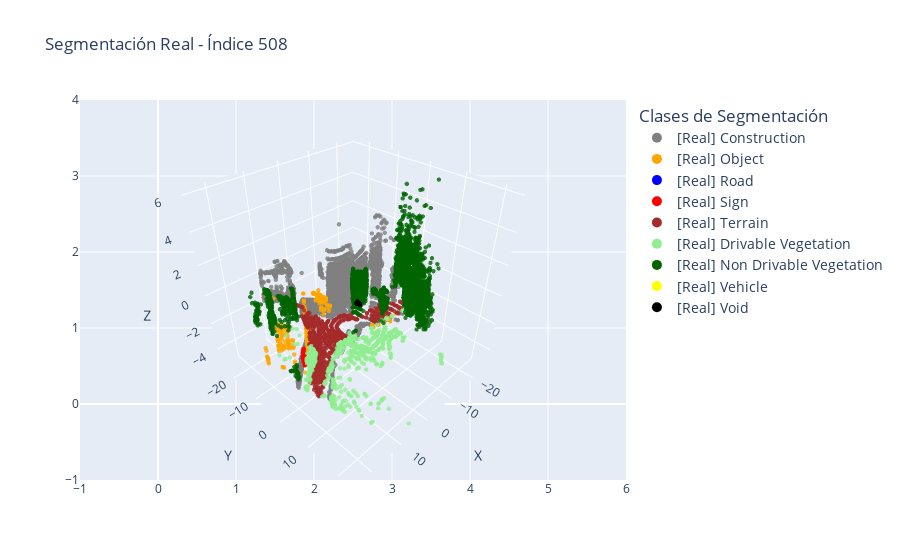
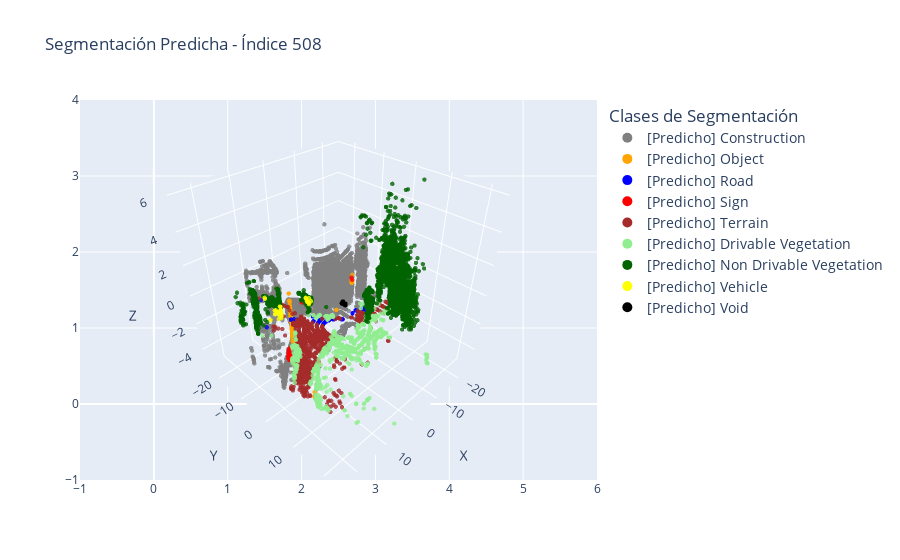

The code cell stored with these charts, in order, in its notebook:
### Code cell
visualizar_comparacion_segmentacion(all_points, all_labels, all_preds, indice=508)

### Figure 1 — Plotly figure (JSON) as saved in the notebook; plotly's stock layout.template omitted (floating-point values rounded to 4 significant figures; data arrays with more than 128 entries replaced by an {"elided": "..."} marker saying what was removed)
{"data": [{"marker": {"color": "gray", "opacity": 0.8, "size": 1.5}, "mode": "markers", "name": "[Real] Construction", "showlegend": false, "type": "scatter3d", "x": {"elided": "8108 float values"}, "y": {"elided": "8108 float values"}, "z": {"elided": "8108 float values"}}, {"marker": {"color": "orange", "opacity": 0.8, "size": 1.5}, "mode": "markers", "name": "[Real] Object", "showlegend": false, "type": "scatter3d", "x": {"elided": "438 float values"}, "y": {"elided": "438 float values"}, "z": {"elided": "438 float values"}}, {"marker": {"color": "red", "opacity": 0.8, "size": 1.5}, "mode": "markers", "name": "[Real] Sign", "showlegend": false, "type": "scatter3d", "x": [21.86, 21.82, 21.86, 21.81, 21.79, 21.85, 21.86, 21.95, 21.84, 21.84, 21.78, 21.9, 21.85, 21.89, 21.77, 21.78, 21.87, 21.84, 21.76, 21.76, 21.84, 21.86, 21.87, 21.83, 21.98, 21.92, 21.99, 21.81, 21.8, 21.9, 21.83, 21.85, 21.89, 21.96], "y": [6.214, 6.256, 6.062, 6.266, 6.488, 6.039, 6.039, 6.502, 6.578, 6.284, 6.258, 5.812, 6.417, 5.944, 6.221, 6.312, 6.396, 6.489, 5.938, 6.036, 6.217, 6.203, 5.876, 6.553, 6.369, 6.328, 6.354, 6.553, 6.461, 5.823, 6.125, 6.295, 5.873, 6.468], "z": [0.1705, -0.1347, 0.1267, -0.04752, -0.003979, 0.03956, -0.2653, -0.6635, -0.223, 0.0833, 0.3006, -0.2215, -0.3537, -0.5267, 0.3438, -0.003969, -0.3978, -0.2226, -0.4371, -0.5677, -0.09115, 0.08328, -0.1778, -0.2665, -0.7072, -0.4421, -0.6633, -0.3976, -0.1786, -0.352, -0.3958, -0.266, -0.3085, -0.6195]}, {"marker": {"color": "brown", "opacity": 0.8, "size": 1.5}, "mode": "markers", "name": "[Real] Terrain", "showlegend": false, "type": "scatter3d", "x": {"elided": "943 float values"}, "y": {"elided": "943 float values"}, "z": {"elided": "943 float values"}}, {"marker": {"color": "lightgreen", "opacity": 0.8, "size": 1.5}, "mode": "markers", "name": "[Real] Drivable Vegetation", "showlegend": false, "type": "scatter3d", "x": {"elided": "758 float values"}, "y": {"elided": "758 float values"}, "z": {"elided": "758 float values"}}, {"marker": {"color": "darkgreen", "opacity": 0.8, "size": 1.5}, "mode": "markers", "name": "[Real] Non Drivable Vegetation", "showlegend": false, "type": "scatter3d", "x": {"elided": "6052 float values"}, "y": {"elided": "6052 float values"}, "z": {"elided": "6052 float values"}}, {"marker": {"color": "black", "opacity": 0.8, "size": 1.5}, "mode": "markers", "name": "[Real] Void", "showlegend": false, "type": "scatter3d", "x": [-1.027, -1.201, -1.298, -1.082, -1.144, -1.063, -1.16, -1.08, -1.101, -1.128, -1.185, -1.15, -1.17, -1.179, -1.172, -1.077, -1.091, -1.355, -1.116, -1.159, -1.248, -1.169, -1.11, -1.116, -1.165, -1.116, -1.135, -1.051, -1.045, -1.198, -1.097, -1.162, -1.109, -1.142, -1.053, -1.17, -1.229, -1.12, -1.042, -1.203, -1.171, -1.202, -1.1, -1.058, -1.157, -1.192, -1.119, -1.333, -1.138, -1.149, -1.222], "y": [-0.585, 0.4079, 0.4318, -0.2542, -0.318, -0.2104, -0.1297, 0.5238, -0.4951, -0.4106, -0.04509, 0.2582, 0.2673, 0.1534, 0.2229, -0.1873, -0.3263, 0.3747, 0.356, 0.2471, -0.5873, 0.2716, -0.1487, -0.1288, 0.3299, -0.3057, -0.5665, -0.2648, -0.3001, 0.1735, 0.5125, 0.05624, -0.5036, 0.2742, -0.605, 0.04801, -0.02895, -0.2245, -0.5884, 0.1383, 0.3597, 0.4279, -0.208, -0.2502, 0.2244, 0.3422, -0.4028, 0.3952, -0.2942, 0.0387, 0.08611], "z": [-0.5511, -0.5917, -0.4866, -0.3955, -0.4223, -0.5055, -0.5443, -0.5595, -0.5629, -0.5595, -0.5528, -0.5494, -0.5595, -0.5545, -0.5562, -0.3888, -0.5308, -0.5001, -0.546, -0.5528, -0.4907, -0.5595, -0.5224, -0.524, -0.5646, -0.4116, -0.5917, -0.5055, -0.5071, -0.5646, -0.5646, -0.5426, -0.568, -0.5477, -0.5663, -0.546, -0.5731, -0.4062, -0.5579, -0.5646, -0.5714, -0.595, -0.3982, -0.5071, -0.5494, -0.5781, -0.5545, -0.4947, -0.4183, -0.5359, -0.5714]}, {"marker": {"color": "gray", "size": 10}, "mode": "markers", "name": "[Real] Construction", "showlegend": true, "type": "scatter", "x": [null], "y": [null]}, {"marker": {"color": "orange", "size": 10}, "mode": "markers", "name": "[Real] Object", "showlegend": true, "type": "scatter", "x": [null], "y": [null]}, {"marker": {"color": "blue", "size": 10}, "mode": "markers", "name": "[Real] Road", "showlegend": true, "type": "scatter", "x": [null], "y": [null]}, {"marker": {"color": "red", "size": 10}, "mode": "markers", "name": "[Real] Sign", "showlegend": true, "type": "scatter", "x": [null], "y": [null]}, {"marker": {"color": "brown", "size": 10}, "mode": "markers", "name": "[Real] Terrain", "showlegend": true, "type": "scatter", "x": [null], "y": [null]}, {"marker": {"color": "lightgreen", "size": 10}, "mode": "markers", "name": "[Real] Drivable Vegetation", "showlegend": true, "type": "scatter", "x": [null], "y": [null]}, {"marker": {"color": "darkgreen", "size": 10}, "mode": "markers", "name": "[Real] Non Drivable Vegetation", "showlegend": true, "type": "scatter", "x": [null], "y": [null]}, {"marker": {"color": "yellow", "size": 10}, "mode": "markers", "name": "[Real] Vehicle", "showlegend": true, "type": "scatter", "x": [null], "y": [null]}, {"marker": {"color": "black", "size": 10}, "mode": "markers", "name": "[Real] Void", "showlegend": true, "type": "scatter", "x": [null], "y": [null]}], "layout": {"legend": {"font": {"size": 14}, "title": {"text": "Clases de Segmentación"}}, "scene": {"xaxis": {"title": {"text": "X"}}, "yaxis": {"title": {"text": "Y"}}, "zaxis": {"title": {"text": "Z"}}}, "title": {"text": "Segmentación Real - Índice 508"}}}

### Figure 2 — Plotly figure (JSON) as saved in the notebook; plotly's stock layout.template omitted (floating-point values rounded to 4 significant figures; data arrays with more than 128 entries replaced by an {"elided": "..."} marker saying what was removed)
{"data": [{"marker": {"color": "gray", "opacity": 0.8, "size": 1.5}, "mode": "markers", "name": "[Predicho] Construction", "showlegend": false, "type": "scatter3d", "x": {"elided": "10120 float values"}, "y": {"elided": "10120 float values"}, "z": {"elided": "10120 float values"}}, {"marker": {"color": "orange", "opacity": 0.8, "size": 1.5}, "mode": "markers", "name": "[Predicho] Object", "showlegend": false, "type": "scatter3d", "x": [15.35, 16.02, -9.934, -9.877, -9.86, 15.98, 15.38, 15.98, 16.03, 10.17, 10.19, 16.0, 10.23, 16.06, -9.952, 15.34, 15.85, 14.99, -9.878, 15.85, 15.86, 10.25, 15.87, 10.17, -9.872, 10.31, 15.93, 10.29, 10.22, 10.26, -9.844, 10.18, 15.9, -9.858, -9.933, 15.96, 21.07, 16.04, 6.327, 15.89, 16.02, 16.0, 15.82, 15.95, 10.22, 15.98, 10.15, 10.67, 10.22, 10.29, 15.96, -9.874, 15.28, 15.87, 21.12, 16.0, 20.98, 10.27, 16.01, 10.26, 15.96, 16.01, 21.06, -2.396, 16.0, 10.25, -9.975, 16.05, 16.08, 15.91, -9.875, 15.91, -9.838, -9.974, 10.33, 10.21, 16.02, 16.09, -9.941, 15.9, 16.08, 16.01, 15.98, -2.413, 15.85, 15.94, 10.24, 20.99, 10.16, 10.17, 15.93, 15.96, 21.07, 15.97, 10.27, 16.08, 16.09, 15.96, 16.06, 16.03, 15.43, 15.97, 6.245], "y": [-0.571, 0.316, -5.338, -5.361, -5.365, 0.1841, -0.5103, 0.1757, 0.3441, -11.13, -11.16, 0.2514, -11.03, 0.4066, -5.312, -0.5302, 0.05808, 7.778, -5.365, 0.03596, 3.883e-15, -10.99, 0.07202, -11.31, -5.432, -11.27, 0.1279, -11.33, -11.15, -11.25, -5.43, -11.21, -0.0444, -5.428, -5.302, 0.00557, 12.76, 0.238, 4.547, 0.04714, 0.2573, 0.2569, -0.05797, 0.08909, -11.1, 0.09483, -11.15, -11.16, -11.06, -10.93, 0.2563, -5.419, -0.6003, 3.888e-15, 12.79, 0.2262, 12.79, -11.1, 0.2654, -10.98, 0.2116, 0.257, 12.75, -3.795, 0.2123, -11.02, -5.333, 0.2858, 0.4041, 0.1527, -5.435, 0.0361, -5.478, -5.312, -11.32, -11.26, 0.2965, 0.4045, -5.346, -0.008324, 0.2863, 0.2851, 0.304, -3.852, 0.01383, 0.1308, -11.06, 12.8, -11.28, -11.28, 0.0139, 0.1977, 12.72, 0.1756, -11.12, 0.3901, 0.4072, 0.1477, 0.3701, 0.3469, -0.4767, 0.237, 4.75], "z": [1.239, -0.3105, -0.5002, -0.6283, -0.6492, 0.7957, 1.463, 1.103, -0.09513, -0.5238, -0.496, -0.2179, -0.5227, -0.9293, -0.5873, 1.54, 1.186, -1.433, -0.5852, 1.59, 1.34, -0.58, 1.249, -0.2071, -0.4348, 0.08534, 0.7012, 0.08545, -0.3222, 0.2604, -0.5636, -0.3808, 1.693, -0.5642, -0.06682, 1.04, -1.805, -0.3725, -1.422, 1.128, 0.4281, 0.6735, 2.105, 0.8248, -0.5242, 0.4882, -0.5529, 0.5607, -0.03154, -0.4351, 0.9175, -0.543, 0.879, 2.112, -1.952, 0.1508, -2.038, -0.3512, 0.5814, -0.5221, 0.4875, -0.06426, -1.566, -1.597, -0.002801, -0.5517, -0.5453, -0.5888, -0.5897, 0.7309, -0.6736, 1.221, -0.5212, -0.5013, 0.02675, -0.2069, 0.1203, -0.838, -0.4573, 1.313, -0.8372, 0.6432, 0.3962, -1.617, 1.688, 0.4565, -0.2052, -1.658, -0.44, -0.4694, 1.008, 0.9173, -1.898, 0.8565, -0.08979, -0.4969, -0.683, 1.072, -0.1879, 0.05876, 1.549, 0.611, -1.432]}, {"marker": {"color": "blue", "opacity": 0.8, "size": 1.5}, "mode": "markers", "name": "[Predicho] Road", "showlegend": false, "type": "scatter3d", "x": [-9.87, 0.3566, 1.814, -10.14, 2.529, 1.007, 0.6468, 3.172, -10.17, 2.979, 2.32, 0.7676, 3.234, 8.204, 0.4444, 3.526, 6.927, 1.333, -12.92, -2.336, -9.933, -9.92, -2.1, 8.303, 1.238, -0.8478, 14.32, 0.8364, 1.599, 2.386, 1.897, 0.9254, 8.333, 1.931, 1.517, 0.9941, -4.204, 1.516, 3.195, 2.822, -2.074, 2.27, 1.535, 1.824, 7.526, 3.362, 8.311, 0.6076, 1.158, -3.889, 1.257, 0.5866, 8.538, -12.78, -4.051, 2.038, -2.357, -13.07, 2.771, -12.96, 3.115, 1.433, 3.215, -7.969, 1.049, -0.7941, 0.5246, 1.872, -13.24, 1.358, -4.175, 1.217, 0.7246, -4.161, 3.018, 1.036, -2.623, 1.96, 2.585, 2.356, -10.01, -8.026, 3.336, -9.823], "y": [-3.714, -4.721, -4.404, -3.478, -5.569, -4.697, -4.796, -5.423, -3.449, -7.019, -4.235, -6.269, -6.622, -8.703, -6.308, -6.537, -8.696, -6.79, -3.581, -4.595, -3.655, -3.691, -4.712, -21.88, -6.148, -4.934, -11.89, -4.748, -5.982, -5.632, -5.866, -4.743, -9.402, -4.366, -6.026, -4.725, -3.246, -6.677, -6.662, -5.405, -4.7, -4.295, -6.006, -4.381, -9.244, -6.575, -8.622, -6.31, -4.647, -3.59, -4.61, -6.323, -9.216, -3.794, -3.473, -4.345, -4.593, -3.265, -7.179, -3.439, -6.683, -6.07, -5.362, -3.149, -6.945, -4.947, -4.829, -5.863, -3.101, -6.785, -3.248, -6.159, -6.301, -3.312, -6.968, -6.189, -4.45, -4.346, -5.531, -4.228, -3.599, -3.205, -6.584, -3.737], "z": [-2.544, -2.208, -2.221, -2.586, -2.176, -2.24, -2.257, -2.235, -2.59, -1.84, -2.252, -2.247, -2.119, -1.756, -2.25, -2.136, -1.809, -1.99, -2.787, -2.404, -2.554, -2.554, -2.406, -1.805, -2.231, -2.335, -1.831, -2.248, -2.203, -2.176, -2.193, -2.253, -1.687, -2.226, -2.211, -2.252, -2.477, -1.969, -2.125, -2.169, -2.395, -2.265, -2.205, -2.213, -1.75, -2.123, -1.758, -2.255, -2.233, -2.468, -2.228, -2.259, -1.687, -2.772, -2.488, -2.238, -2.407, -2.801, -1.857, -2.787, -2.12, -2.219, -2.224, -2.464, -2.02, -2.336, -2.265, -2.189, -2.827, -1.99, -2.466, -2.233, -2.256, -2.48, -1.832, -2.232, -2.409, -2.223, -2.172, -2.257, -2.566, -2.485, -2.122, -2.536]}, {"marker": {"color": "red", "opacity": 0.8, "size": 1.5}, "mode": "markers", "name": "[Predicho] Sign", "showlegend": false, "type": "scatter3d", "x": [21.86, -7.523, 21.82, 21.86, 21.81, 21.79, 21.85, 21.86, 21.84, 21.78, 21.9, 21.85, 21.77, 21.78, 21.84, 21.76, 21.84, 21.86, 21.87, 4.812, 21.83, -9.952, 21.8, 21.9, 21.85, 21.89], "y": [6.214, -3.414, 6.256, 6.062, 6.266, 6.488, 6.039, 6.039, 6.284, 6.258, 5.812, 6.417, 6.221, 6.312, 6.489, 5.938, 6.217, 6.203, 5.876, -9.062, 6.553, -5.334, 6.461, 5.823, 6.295, 5.873], "z": [0.1705, 0.1889, -0.1347, 0.1267, -0.04752, -0.003979, 0.03956, -0.2653, 0.0833, 0.3006, -0.2215, -0.3537, 0.3438, -0.003969, -0.2226, -0.4371, -0.09115, 0.08328, -0.1778, -0.8508, -0.2665, -0.4358, -0.1786, -0.352, -0.266, -0.3085]}, {"marker": {"color": "brown", "opacity": 0.8, "size": 1.5}, "mode": "markers", "name": "[Predicho] Terrain", "showlegend": false, "type": "scatter3d", "x": {"elided": "923 float values"}, "y": {"elided": "923 float values"}, "z": {"elided": "923 float values"}}, {"marker": {"color": "lightgreen", "opacity": 0.8, "size": 1.5}, "mode": "markers", "name": "[Predicho] Drivable Vegetation", "showlegend": false, "type": "scatter3d", "x": {"elided": "796 float values"}, "y": {"elided": "796 float values"}, "z": {"elided": "796 float values"}}, {"marker": {"color": "darkgreen", "opacity": 0.8, "size": 1.5}, "mode": "markers", "name": "[Predicho] Non Drivable Vegetation", "showlegend": false, "type": "scatter3d", "x": {"elided": "4246 float values"}, "y": {"elided": "4246 float values"}, "z": {"elided": "4246 float values"}}, {"marker": {"color": "yellow", "opacity": 0.8, "size": 1.5}, "mode": "markers", "name": "[Predicho] Vehicle", "showlegend": false, "type": "scatter3d", "x": [10.45, 3.21, 10.39, 10.29, 3.283, 10.27, 10.46, 1.604, 3.295, 10.68, 11.17, 11.8, 10.37, 3.279, 10.26, 10.25, 10.23, 3.198, 13.02, 11.0, 2.792, 13.66, 2.156, 11.59, 9.867, 10.28, 10.34, 2.881, 13.69, 10.38, 10.33, 10.23, 11.86, 2.356, 10.53], "y": [-10.55, -8.714, -10.62, -10.76, -9.148, -10.78, -10.48, -9.755, -8.746, -10.55, -10.74, -11.19, -10.63, -9.137, -12.41, -11.08, -11.97, -8.684, -11.73, -10.58, -8.554, -12.26, -8.457, -11.06, -12.55, -10.93, -12.79, -8.486, -12.2, -10.54, -10.71, -12.47, -11.17, -9.217, -10.52], "z": [-0.9729, -0.8778, -0.6878, -1.292, -0.6933, -1.177, -1.199, -0.992, -0.8835, -0.9837, -1.465, -0.8468, -0.8877, -0.7486, -1.273, -0.7277, -1.275, -0.9645, -1.453, -1.207, -1.025, 0.1378, -0.9944, -1.019, -1.447, -1.128, -1.205, -1.124, 0.0672, -1.341, -0.9179, -1.337, -1.099, -1.193, -1.465]}, {"marker": {"color": "black", "opacity": 0.8, "size": 1.5}, "mode": "markers", "name": "[Predicho] Void", "showlegend": false, "type": "scatter3d", "x": [-1.027, -1.201, -1.298, -1.082, -1.144, -1.063, -1.16, -1.08, -1.101, -1.128, -1.185, -1.15, -1.17, -1.179, -1.172, -1.077, -1.091, -1.355, -1.116, -1.159, -1.248, -1.169, -1.11, -1.116, -1.165, -1.116, -1.135, -1.051, -1.045, -1.198, -1.097, -1.162, -1.109, -1.142, -1.053, -1.17, -1.229, -1.12, -1.042, -1.203, -1.171, -1.202, -1.1, -1.058, -1.157, -1.192, -1.119, -1.333, -1.138, -1.149, -1.222], "y": [-0.585, 0.4079, 0.4318, -0.2542, -0.318, -0.2104, -0.1297, 0.5238, -0.4951, -0.4106, -0.04509, 0.2582, 0.2673, 0.1534, 0.2229, -0.1873, -0.3263, 0.3747, 0.356, 0.2471, -0.5873, 0.2716, -0.1487, -0.1288, 0.3299, -0.3057, -0.5665, -0.2648, -0.3001, 0.1735, 0.5125, 0.05624, -0.5036, 0.2742, -0.605, 0.04801, -0.02895, -0.2245, -0.5884, 0.1383, 0.3597, 0.4279, -0.208, -0.2502, 0.2244, 0.3422, -0.4028, 0.3952, -0.2942, 0.0387, 0.08611], "z": [-0.5511, -0.5917, -0.4866, -0.3955, -0.4223, -0.5055, -0.5443, -0.5595, -0.5629, -0.5595, -0.5528, -0.5494, -0.5595, -0.5545, -0.5562, -0.3888, -0.5308, -0.5001, -0.546, -0.5528, -0.4907, -0.5595, -0.5224, -0.524, -0.5646, -0.4116, -0.5917, -0.5055, -0.5071, -0.5646, -0.5646, -0.5426, -0.568, -0.5477, -0.5663, -0.546, -0.5731, -0.4062, -0.5579, -0.5646, -0.5714, -0.595, -0.3982, -0.5071, -0.5494, -0.5781, -0.5545, -0.4947, -0.4183, -0.5359, -0.5714]}, {"marker": {"color": "gray", "size": 10}, "mode": "markers", "name": "[Predicho] Construction", "showlegend": true, "type": "scatter", "x": [null], "y": [null]}, {"marker": {"color": "orange", "size": 10}, "mode": "markers", "name": "[Predicho] Object", "showlegend": true, "type": "scatter", "x": [null], "y": [null]}, {"marker": {"color": "blue", "size": 10}, "mode": "markers", "name": "[Predicho] Road", "showlegend": true, "type": "scatter", "x": [null], "y": [null]}, {"marker": {"color": "red", "size": 10}, "mode": "markers", "name": "[Predicho] Sign", "showlegend": true, "type": "scatter", "x": [null], "y": [null]}, {"marker": {"color": "brown", "size": 10}, "mode": "markers", "name": "[Predicho] Terrain", "showlegend": true, "type": "scatter", "x": [null], "y": [null]}, {"marker": {"color": "lightgreen", "size": 10}, "mode": "markers", "name": "[Predicho] Drivable Vegetation", "showlegend": true, "type": "scatter", "x": [null], "y": [null]}, {"marker": {"color": "darkgreen", "size": 10}, "mode": "markers", "name": "[Predicho] Non Drivable Vegetation", "showlegend": true, "type": "scatter", "x": [null], "y": [null]}, {"marker": {"color": "yellow", "size": 10}, "mode": "markers", "name": "[Predicho] Vehicle", "showlegend": true, "type": "scatter", "x": [null], "y": [null]}, {"marker": {"color": "black", "size": 10}, "mode": "markers", "name": "[Predicho] Void", "showlegend": true, "type": "scatter", "x": [null], "y": [null]}], "layout": {"legend": {"font": {"size": 14}, "title": {"text": "Clases de Segmentación"}}, "scene": {"xaxis": {"title": {"text": "X"}}, "yaxis": {"title": {"text": "Y"}}, "zaxis": {"title": {"text": "Z"}}}, "title": {"text": "Segmentación Predicha - Índice 508"}}}
